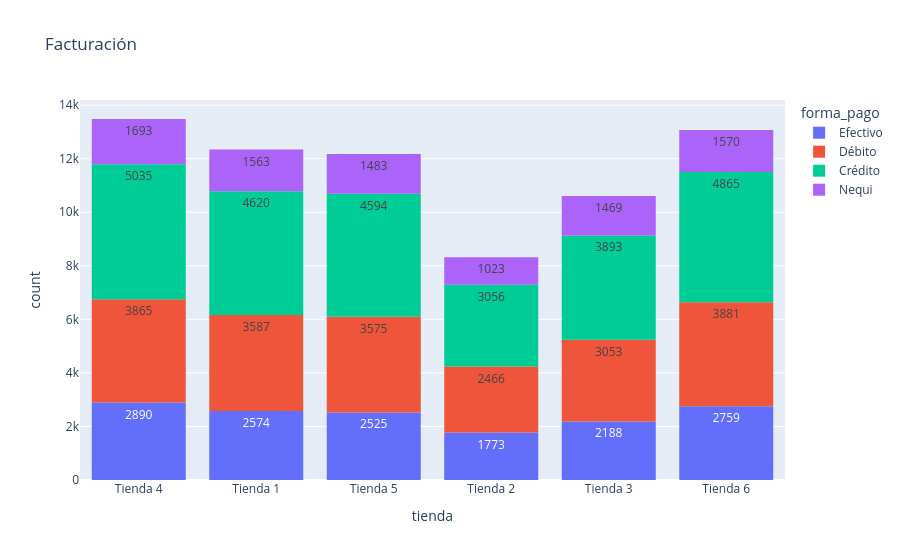
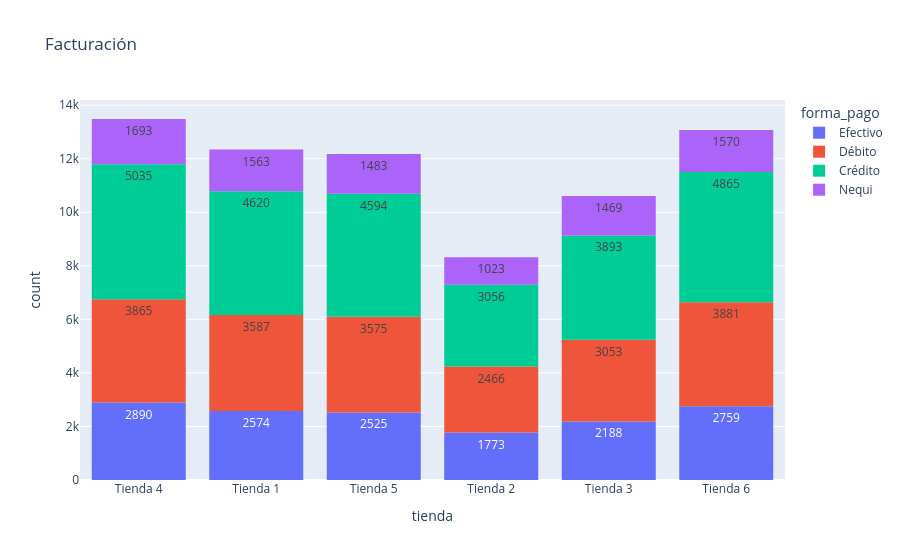
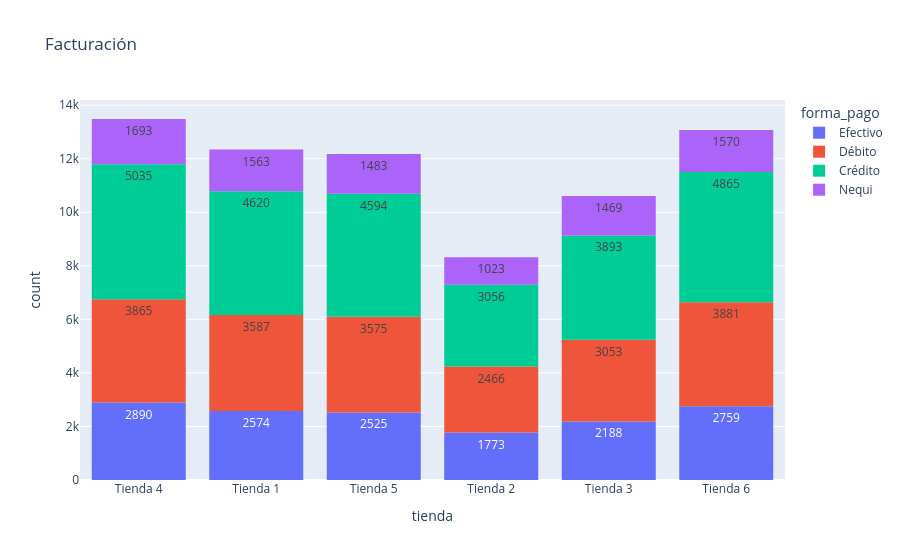
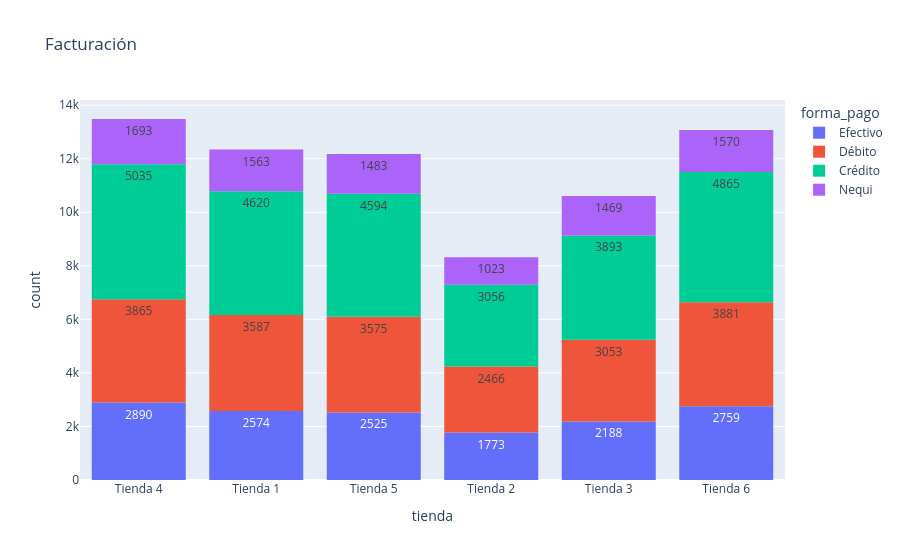

Notebook source saved alongside these figures, in order:
### Code cell
columnas = ['tienda', 'ciudad', 'pais', 'local_consumo']

for columna in columnas:
    fig = px.histogram(data, 
                       x = "tienda",
                       text_auto = True,
                       title = "Facturación",
                       color = "forma_pago")
    fig.write_html(f"facturación por {columna}.html")
    fig.show()

### Figure 1 — Plotly figure (JSON) as saved in the notebook; plotly's stock layout.template omitted (floating-point values rounded to 4 significant figures; data arrays with more than 128 entries replaced by an {"elided": "..."} marker saying what was removed)
{"data": [{"bingroup": "x", "hovertemplate": "forma_pago=Efectivo<br>tienda=%{x}<br>count=%{y}<extra></extra>", "legendgroup": "Efectivo", "marker": {"color": "#636efa", "pattern": {"shape": ""}}, "name": "Efectivo", "orientation": "v", "showlegend": true, "texttemplate": "%{value}", "type": "histogram", "x": {"elided": "14709 str values"}, "xaxis": "x", "yaxis": "y"}, {"bingroup": "x", "hovertemplate": "forma_pago=Débito<br>tienda=%{x}<br>count=%{y}<extra></extra>", "legendgroup": "Débito", "marker": {"color": "#EF553B", "pattern": {"shape": ""}}, "name": "Débito", "orientation": "v", "showlegend": true, "texttemplate": "%{value}", "type": "histogram", "x": {"elided": "20427 str values"}, "xaxis": "x", "yaxis": "y"}, {"bingroup": "x", "hovertemplate": "forma_pago=Crédito<br>tienda=%{x}<br>count=%{y}<extra></extra>", "legendgroup": "Crédito", "marker": {"color": "#00cc96", "pattern": {"shape": ""}}, "name": "Crédito", "orientation": "v", "showlegend": true, "texttemplate": "%{value}", "type": "histogram", "x": {"elided": "26063 str values"}, "xaxis": "x", "yaxis": "y"}, {"bingroup": "x", "hovertemplate": "forma_pago=Nequi<br>tienda=%{x}<br>count=%{y}<extra></extra>", "legendgroup": "Nequi", "marker": {"color": "#ab63fa", "pattern": {"shape": ""}}, "name": "Nequi", "orientation": "v", "showlegend": true, "texttemplate": "%{value}", "type": "histogram", "x": {"elided": "8801 str values"}, "xaxis": "x", "yaxis": "y"}], "layout": {"barmode": "relative", "legend": {"title": {"text": "forma_pago"}, "tracegroupgap": 0}, "title": {"text": "Facturación"}, "xaxis": {"anchor": "y", "domain": [0, 1], "title": {"text": "tienda"}}, "yaxis": {"anchor": "x", "domain": [0, 1], "title": {"text": "count"}}}}

### Figure 2 — Plotly figure (JSON) as saved in the notebook; plotly's stock layout.template omitted (floating-point values rounded to 4 significant figures; data arrays with more than 128 entries replaced by an {"elided": "..."} marker saying what was removed)
{"data": [{"bingroup": "x", "hovertemplate": "forma_pago=Efectivo<br>tienda=%{x}<br>count=%{y}<extra></extra>", "legendgroup": "Efectivo", "marker": {"color": "#636efa", "pattern": {"shape": ""}}, "name": "Efectivo", "orientation": "v", "showlegend": true, "texttemplate": "%{value}", "type": "histogram", "x": {"elided": "14709 str values"}, "xaxis": "x", "yaxis": "y"}, {"bingroup": "x", "hovertemplate": "forma_pago=Débito<br>tienda=%{x}<br>count=%{y}<extra></extra>", "legendgroup": "Débito", "marker": {"color": "#EF553B", "pattern": {"shape": ""}}, "name": "Débito", "orientation": "v", "showlegend": true, "texttemplate": "%{value}", "type": "histogram", "x": {"elided": "20427 str values"}, "xaxis": "x", "yaxis": "y"}, {"bingroup": "x", "hovertemplate": "forma_pago=Crédito<br>tienda=%{x}<br>count=%{y}<extra></extra>", "legendgroup": "Crédito", "marker": {"color": "#00cc96", "pattern": {"shape": ""}}, "name": "Crédito", "orientation": "v", "showlegend": true, "texttemplate": "%{value}", "type": "histogram", "x": {"elided": "26063 str values"}, "xaxis": "x", "yaxis": "y"}, {"bingroup": "x", "hovertemplate": "forma_pago=Nequi<br>tienda=%{x}<br>count=%{y}<extra></extra>", "legendgroup": "Nequi", "marker": {"color": "#ab63fa", "pattern": {"shape": ""}}, "name": "Nequi", "orientation": "v", "showlegend": true, "texttemplate": "%{value}", "type": "histogram", "x": {"elided": "8801 str values"}, "xaxis": "x", "yaxis": "y"}], "layout": {"barmode": "relative", "legend": {"title": {"text": "forma_pago"}, "tracegroupgap": 0}, "title": {"text": "Facturación"}, "xaxis": {"anchor": "y", "domain": [0, 1], "title": {"text": "tienda"}}, "yaxis": {"anchor": "x", "domain": [0, 1], "title": {"text": "count"}}}}

### Figure 3 — Plotly figure (JSON) as saved in the notebook; plotly's stock layout.template omitted (floating-point values rounded to 4 significant figures; data arrays with more than 128 entries replaced by an {"elided": "..."} marker saying what was removed)
{"data": [{"bingroup": "x", "hovertemplate": "forma_pago=Efectivo<br>tienda=%{x}<br>count=%{y}<extra></extra>", "legendgroup": "Efectivo", "marker": {"color": "#636efa", "pattern": {"shape": ""}}, "name": "Efectivo", "orientation": "v", "showlegend": true, "texttemplate": "%{value}", "type": "histogram", "x": {"elided": "14709 str values"}, "xaxis": "x", "yaxis": "y"}, {"bingroup": "x", "hovertemplate": "forma_pago=Débito<br>tienda=%{x}<br>count=%{y}<extra></extra>", "legendgroup": "Débito", "marker": {"color": "#EF553B", "pattern": {"shape": ""}}, "name": "Débito", "orientation": "v", "showlegend": true, "texttemplate": "%{value}", "type": "histogram", "x": {"elided": "20427 str values"}, "xaxis": "x", "yaxis": "y"}, {"bingroup": "x", "hovertemplate": "forma_pago=Crédito<br>tienda=%{x}<br>count=%{y}<extra></extra>", "legendgroup": "Crédito", "marker": {"color": "#00cc96", "pattern": {"shape": ""}}, "name": "Crédito", "orientation": "v", "showlegend": true, "texttemplate": "%{value}", "type": "histogram", "x": {"elided": "26063 str values"}, "xaxis": "x", "yaxis": "y"}, {"bingroup": "x", "hovertemplate": "forma_pago=Nequi<br>tienda=%{x}<br>count=%{y}<extra></extra>", "legendgroup": "Nequi", "marker": {"color": "#ab63fa", "pattern": {"shape": ""}}, "name": "Nequi", "orientation": "v", "showlegend": true, "texttemplate": "%{value}", "type": "histogram", "x": {"elided": "8801 str values"}, "xaxis": "x", "yaxis": "y"}], "layout": {"barmode": "relative", "legend": {"title": {"text": "forma_pago"}, "tracegroupgap": 0}, "title": {"text": "Facturación"}, "xaxis": {"anchor": "y", "domain": [0, 1], "title": {"text": "tienda"}}, "yaxis": {"anchor": "x", "domain": [0, 1], "title": {"text": "count"}}}}

### Figure 4 — Plotly figure (JSON) as saved in the notebook; plotly's stock layout.template omitted (floating-point values rounded to 4 significant figures; data arrays with more than 128 entries replaced by an {"elided": "..."} marker saying what was removed)
{"data": [{"bingroup": "x", "hovertemplate": "forma_pago=Efectivo<br>tienda=%{x}<br>count=%{y}<extra></extra>", "legendgroup": "Efectivo", "marker": {"color": "#636efa", "pattern": {"shape": ""}}, "name": "Efectivo", "orientation": "v", "showlegend": true, "texttemplate": "%{value}", "type": "histogram", "x": {"elided": "14709 str values"}, "xaxis": "x", "yaxis": "y"}, {"bingroup": "x", "hovertemplate": "forma_pago=Débito<br>tienda=%{x}<br>count=%{y}<extra></extra>", "legendgroup": "Débito", "marker": {"color": "#EF553B", "pattern": {"shape": ""}}, "name": "Débito", "orientation": "v", "showlegend": true, "texttemplate": "%{value}", "type": "histogram", "x": {"elided": "20427 str values"}, "xaxis": "x", "yaxis": "y"}, {"bingroup": "x", "hovertemplate": "forma_pago=Crédito<br>tienda=%{x}<br>count=%{y}<extra></extra>", "legendgroup": "Crédito", "marker": {"color": "#00cc96", "pattern": {"shape": ""}}, "name": "Crédito", "orientation": "v", "showlegend": true, "texttemplate": "%{value}", "type": "histogram", "x": {"elided": "26063 str values"}, "xaxis": "x", "yaxis": "y"}, {"bingroup": "x", "hovertemplate": "forma_pago=Nequi<br>tienda=%{x}<br>count=%{y}<extra></extra>", "legendgroup": "Nequi", "marker": {"color": "#ab63fa", "pattern": {"shape": ""}}, "name": "Nequi", "orientation": "v", "showlegend": true, "texttemplate": "%{value}", "type": "histogram", "x": {"elided": "8801 str values"}, "xaxis": "x", "yaxis": "y"}], "layout": {"barmode": "relative", "legend": {"title": {"text": "forma_pago"}, "tracegroupgap": 0}, "title": {"text": "Facturación"}, "xaxis": {"anchor": "y", "domain": [0, 1], "title": {"text": "tienda"}}, "yaxis": {"anchor": "x", "domain": [0, 1], "title": {"text": "count"}}}}
